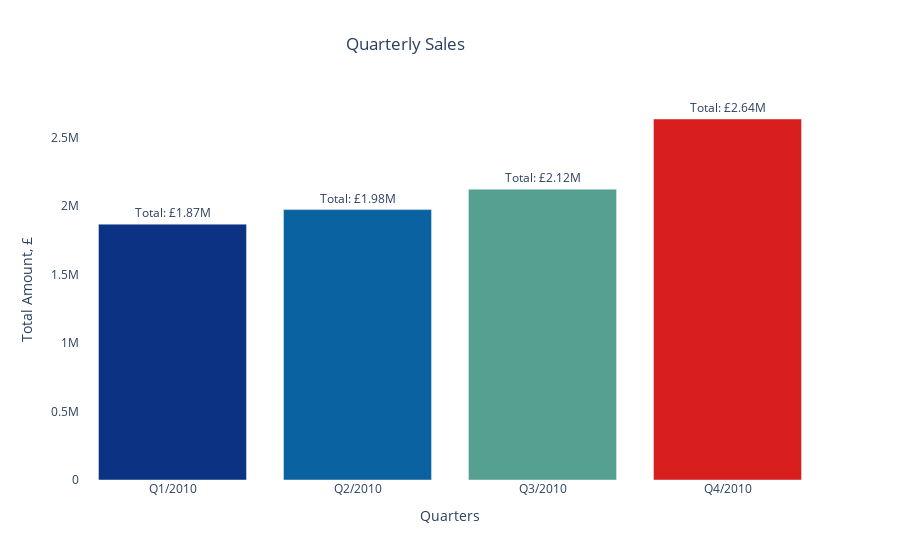

Here is the notebook cell this chart was saved with:
### Code cell
fig = go.Figure(data=[
    go.Bar(name='Quarterly Sales', 
           x=retail_quarters_by_sales['InvoiceQuarter'],
           y=retail_quarters_by_sales['Total'],
           marker_opacity=1,
           text='Total',
           marker={'color': retail_quarters_by_sales['Total'],
                   'colorscale': 'Portland'}
          )
    ])

fig.update_traces(texttemplate='%{text}: £%{y:.3s}', textposition='outside')
fig.update_layout(barmode='group', showlegend=False)

fig.update_layout(title="Quarterly Sales",
                  title_x = 0.45,
                  xaxis_title="Quarters",
                  yaxis_title="Total Amount, £",
                  plot_bgcolor='white')
fig.show()

### Figure 1 — Plotly figure (JSON) as saved in the notebook; plotly's stock layout.template omitted (floating-point values rounded to 4 significant figures)
{"data": [{"marker": {"color": [1869000.0, 1975000.0, 2124000.0, 2637000.0], "colorscale": [[0, "rgb(12,51,131)"], [0.25, "rgb(10,136,186)"], [0.5, "rgb(242,211,56)"], [0.75, "rgb(242,143,56)"], [1, "rgb(217,30,30)"]], "opacity": 1}, "name": "Quarterly Sales", "text": "Total", "textposition": "outside", "texttemplate": "%{text}: £%{y:.3s}", "type": "bar", "x": ["Q1/2010", "Q2/2010", "Q3/2010", "Q4/2010"], "y": [1869000.0, 1975000.0, 2124000.0, 2637000.0]}], "layout": {"barmode": "group", "plot_bgcolor": "white", "showlegend": false, "title": {"text": "Quarterly Sales", "x": 0.45}, "xaxis": {"title": {"text": "Quarters"}}, "yaxis": {"title": {"text": "Total Amount, £"}}}}
